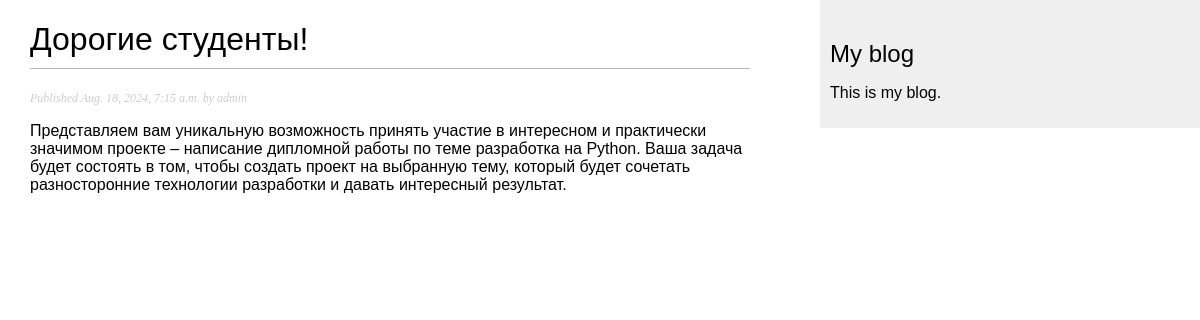
Page /blog/3/ on the committed database.
### blog/models.py (models this page shows, shortened)
class Post(models.Model):
    class Status(models.TextChoices):
        DRAFT = 'DF', 'Draft'
        PUBLISHED = 'PB', 'Published'
    title = models.CharField(max_length=250)
    slug = models.SlugField(max_length=250)
    author = models.ForeignKey(User, on_delete=models.CASCADE, related_name='blog_posts')
    body = models.TextField()
    publish = models.DateTimeField(default=timezone.now)
    created = models.DateTimeField(auto_now_add=True)
    updated = models.DateTimeField(auto_now=True)
    status = models.CharField(max_length=2,
                              choices=Status.choices,
                              default=Status.DRAFT)
    objects = models.Manager()  # менеджер, применяемый по умолчанию
    published = PublishedManager()  # конкретно-прикладной менеджер
    class Meta:
        ordering = ['-publish']
        indexes = [models.Index(fields=['-publish']), ]

### blog/views.py (the view)
# urls.py: path('<int:id>/', views.post_detail, name='post_detail'),
def post_detail(request, id):
    post = get_object_or_404(Post,
                             id=id,
                             status=Post.Status.PUBLISHED)
    return render(request,
                  'blog/post/detail.html',
                  {'post': post})

### blog/templates/blog/post/detail.html (shortened to what this page needs)
{% extends "blog/base.html" %}
{% block content %}
 <h1>{{ post.title }}</h1>
 <p class="date">
 Published {{ post.publish }} by {{ post.author }}
 </p>
 {{ post.body|linebreaks }}
{% endblock %}

### blog/static/css/blog.css (style rules this page uses)
body { margin:0; padding:0; font-family:helvetica, sans-serif; }
h1 { font-weight:normal; border-bottom:1px solid #bbb; padding:0 0 10px 0; }
p.date { color:#ccc; font-family: georgia, serif; font-size: 12px; font-style: italic; }

### rows in the picture
Post: title "Дорогие студенты!", publish "Aug. 18, 2024, 7:15 a.m.", author "admin", body "Представляем вам уникальную возможность принять участие в интересном и практически значимом проекте – написание дипломной работы по теме разработка на Python. Ваша задача будет состоять в том, чтобы создать проект на выбранную тему, который будет сочетать разносторонние технологии разработки и давать интересный результат."
